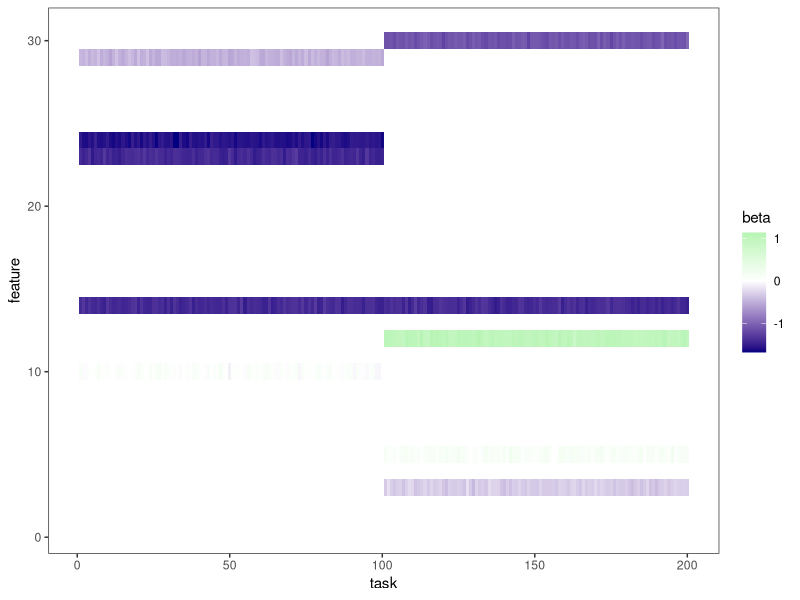
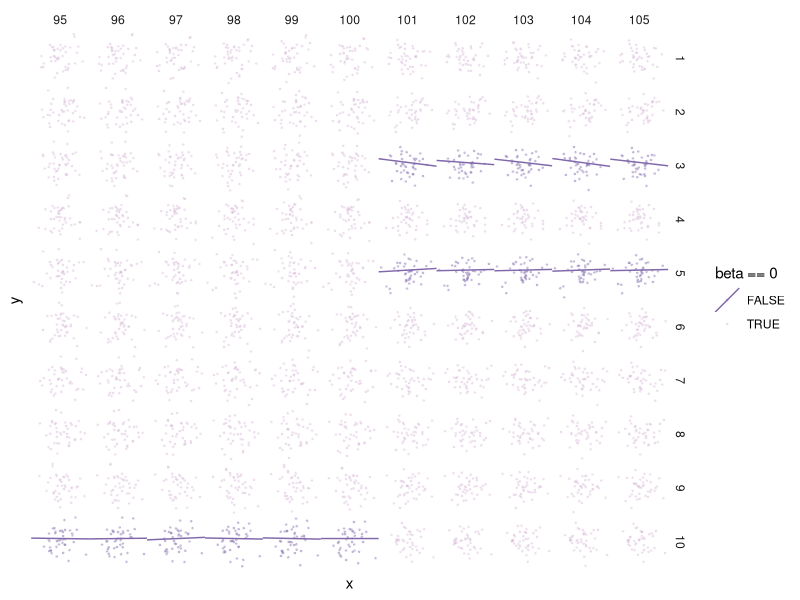

The R script that drew these images, in order: (Note: this script raises an error after producing the figures.)

################################################################################
# R script to accompany simulated_data.Rmd
################################################################################

## ---- sparse-sim-packages ----
# List of packages for session
.packages = c("gflasso",
              "plyr",
              "dplyr",
              "reshape2",
              "glmnet",
              "Rcpp",
              "ggplot2")

# Install CRAN packages (if not already installed)
.inst <- .packages %in% installed.packages()
if(any(!.inst)) {
  install.packages(.packages[!.inst], repos='http://cran.rstudio.com/')
}

# Load packages into session
lapply(.packages, require, character.only=TRUE)
set.seed(04032016)

cat("\014")  # Clear console

rm(list=ls()) # Delete all existing variables
graphics.off() # Close all open plots
theme_set(theme_bw())
sim_methods_dir <- "~/Documents/programming/simFuns/simMethods/"

## ---- simdata-params ----
K <- 200 # number of columns of Y
J <- 30 # number of columns of X
J0 <- 5 # number of columns of X actually contribute
n <- 40 # number of samples

## ---- gflasso-simulate-data ----
beta <- rnorm(J, -0.05, 1)
beta[sample(J)[1:(J / 2)]] <- rnorm(J / 2, -0.05, 1)
B <- beta %*% t(rep(1, K)) + matrix(rnorm(J * K, 0, 0.05), J, K)
B[-sample(J, J0), 1 : (K / 2)] <- 0
B[-sample(J, J0), (K / 2 + 1) : K] <- 0
X <- matrix(rnorm(n * J), n, J)
Y <- X %*% B + matrix(rnorm(n * K, 0, .5), n, K)

## ---- vis-B ----
m_b <- melt(B, varnames = c("feature", "task"), value.name = "beta")
ggplot(m_b) +
  geom_tile(aes(x = task, y = feature, fill = beta)) +
  scale_fill_gradient2(midpoint = 0, high = "#90ee90", low = "#000080") +
  theme(panel.grid = element_blank())

## ---- vis-reg-data ----
m_y <- melt(Y, varnames = c("sample", "task"), value.name = "y")
m_x <- melt(X, varnames = c("sample", "feature"), value.name = "x")
reg_data <- m_y %>%
  left_join(m_x) %>%
  left_join(m_b)
cur_data <- reg_data %>%
  filter(task %in% 95:105,
         feature %in% 1:10)

## ---- vis-reg-lines ----
ggplot(cur_data) +
  geom_point(aes(x = x, y = y, col = beta == 0),
             size = .3, alpha = 0.3) +
  geom_abline(data = cur_data %>% filter(beta != 0),
              aes(slope = beta, intercept = 0, col = as.factor(beta == 0))) +
  scale_color_manual(values = c("#8068ab", "#d9bad8")) +
  facet_grid(feature ~ task) +
 theme(panel.grid = element_blank(),
        panel.border = element_blank(),
        panel.margin = unit(0, "lines"),
        strip.background = element_blank(),
        axis.text = element_blank(),
        axis.ticks = element_blank())

## ---- gflasso ----
R <- matrix(1, K, K)
R[(K / 2 + 1) : K, 1:(K / 2)] <- 0
R[1:(K / 2), (K / 2 + 1) : K] <- 0
n_iter <- 200

lambda <- .15
gamma <- .05
eps <- .1
gflasso_res <- gflasso(Y, X, R,
                       list(delta_conv = 1, lambda = lambda, gamma = gamma,
                            iter_max = n_iter, verbose = T, eps = eps))

## ---- vis-objective ----
obj_data <- data.frame(iteration = seq_along(gflasso_res$obj),
                       objective = gflasso_res$obj)
ggplot(obj_data) +
  geom_line(aes(x = iteration, y = objective)) +
  theme(panel.grid = element_blank())

## ---- coef-hat-pred ----
b_compare <- melt(list(truth = B, fit = gflasso_res$B)) %>%
  dcast(Var1 + Var2 ~ L1)
b_compare$group <- ifelse(b_compare$Var2 <= K / 2, "task_group_1", "task_group_2")
ggplot(b_compare) +
  geom_abline(slope = 1, intercept = 0, col = '#696969', alpha = 0.8, size = .3) +
  geom_vline(xintercept = 0, col = '#696969', alpha = 0.5, size = .05) +
  geom_hline(yintercept = 0, col = '#696969', alpha = 0.5, size = .05) +
  geom_point(aes(x = truth, y = fit, col = group), size = .5, alpha = 0.6) +
  scale_color_manual(values = c("#008080", "#cd5c5c")) +
  coord_fixed() +
  theme(panel.grid = element_blank())

## ---- vis-Bhat-gflasso ----
gflasso_mb <- melt(gflasso_res$B, varnames = c("feature", "task"),
               value.name = "beta_hat")

ggplot(gflasso_mb) +
  geom_tile(aes(x = task, y = feature, fill = beta_hat)) +
  scale_fill_gradient2(midpoint = 0, high = "#90ee90", low = "#000080") +
  theme(panel.grid = element_blank())

## ---- gflasso-reg-bhat ----
reg_fit_data <- m_y %>%
  left_join(m_x) %>%
  left_join(m_b) %>%
  left_join(gflasso_mb)
reg_fit_data$zero <- reg_fit_data$beta == 0
cur_fit_data <- reg_fit_data %>%
  filter(task %in% 95:105,
         feature %in% 1:10) %>%
  melt(measure.vars = c("beta", "beta_hat"), variable.name = "coef")

## ---- vis-reg-fit ----
ggplot(cur_fit_data) +
  geom_point(aes(x = x, y = y, col = zero),
             size = .3, alpha = 0.05) +
  geom_abline(data = cur_fit_data,
              aes(slope = value, intercept = 0, col = zero, linetype = coef),
              alpha = 0.9) +
  scale_color_manual(values = c("#8068ab", "#d9bad8")) +
  facet_grid(feature ~ task) +
  theme(panel.grid = element_blank(),
        panel.border = element_blank(),
        panel.margin = unit(0, "lines"),
        strip.background = element_blank(),
        axis.text = element_blank(),
        axis.ticks = element_blank())

## ---- class-accuracy ----
table(B == 0, abs(gflasso_res$B) < 5e-2)

## ---- lasso-baseline ----
b_lasso <- matrix(0, J, K)
for (k in seq_len(K)) {
  glmnet_fit <- cv.glmnet(x = X, y = Y[, k], intercept = F)
  b_lasso[, k] <- coef(glmnet_fit)[-1]
}

## ---- lasso-bhat-b ----
b_compare <- melt(list(truth = B, fit = b_lasso)) %>%
  dcast(Var1 + Var2 ~ L1)
b_compare$group <- ifelse(b_compare$Var2 <= K / 2, "task_group_1", "task_group_2")
ggplot(b_compare) +
  geom_abline(slope = 1, intercept = 0, col = '#696969', alpha = 0.8, size = .3) +
  geom_vline(xintercept = 0, col = '#696969', alpha = 0.5, size = .05) +
  geom_hline(yintercept = 0, col = '#696969', alpha = 0.5, size = .05) +
  geom_point(aes(x = truth, y = fit, col = group), size = .5, alpha = 0.6) +
  scale_color_manual(values = c("#008080", "#cd5c5c")) +
  coord_fixed() +
  theme(panel.grid = element_blank())

## ---- vis-Bhat-lasso ----
lasso_mb <- melt(b_lasso, varnames = c("feature", "task"),
                 value.name = "beta_hat_lasso")

ggplot(lasso_mb) +
  geom_tile(aes(x = task, y = feature, fill = beta_hat_lasso)) +
  scale_fill_gradient2(midpoint = 0, high = "#90ee90", low = "#000080") +
  theme(panel.grid = element_blank())

## ---- lasso-reg-bhat ----
reg_fit_data <- m_y %>%
  left_join(m_x) %>%
  left_join(m_b) %>%
  left_join(lasso_mb)

reg_fit_data$zero <- reg_fit_data$beta == 0
cur_fit_data <- reg_fit_data %>%
  filter(task %in% 95:105,
         feature %in% 1:10) %>%
  melt(measure.vars = c("beta", "beta_hat_lasso"), variable.name = "coef")

## ---- vis-lasso-fit ----
ggplot(cur_fit_data) +
  geom_point(aes(x = x, y = y, col = zero),
             size = .3, alpha = 0.05) +
  geom_abline(data = cur_fit_data,
              aes(slope = value, intercept = 0, col = zero, linetype = coef),
              alpha = 0.9) +
  scale_color_manual(values = c("#8068ab", "#d9bad8")) +
  facet_grid(feature ~ task) +
  theme(panel.grid = element_blank(),
        panel.border = element_blank(),
        panel.margin = unit(0, "lines"),
        strip.background = element_blank(),
        axis.text = element_blank(),
        axis.ticks = element_blank())
